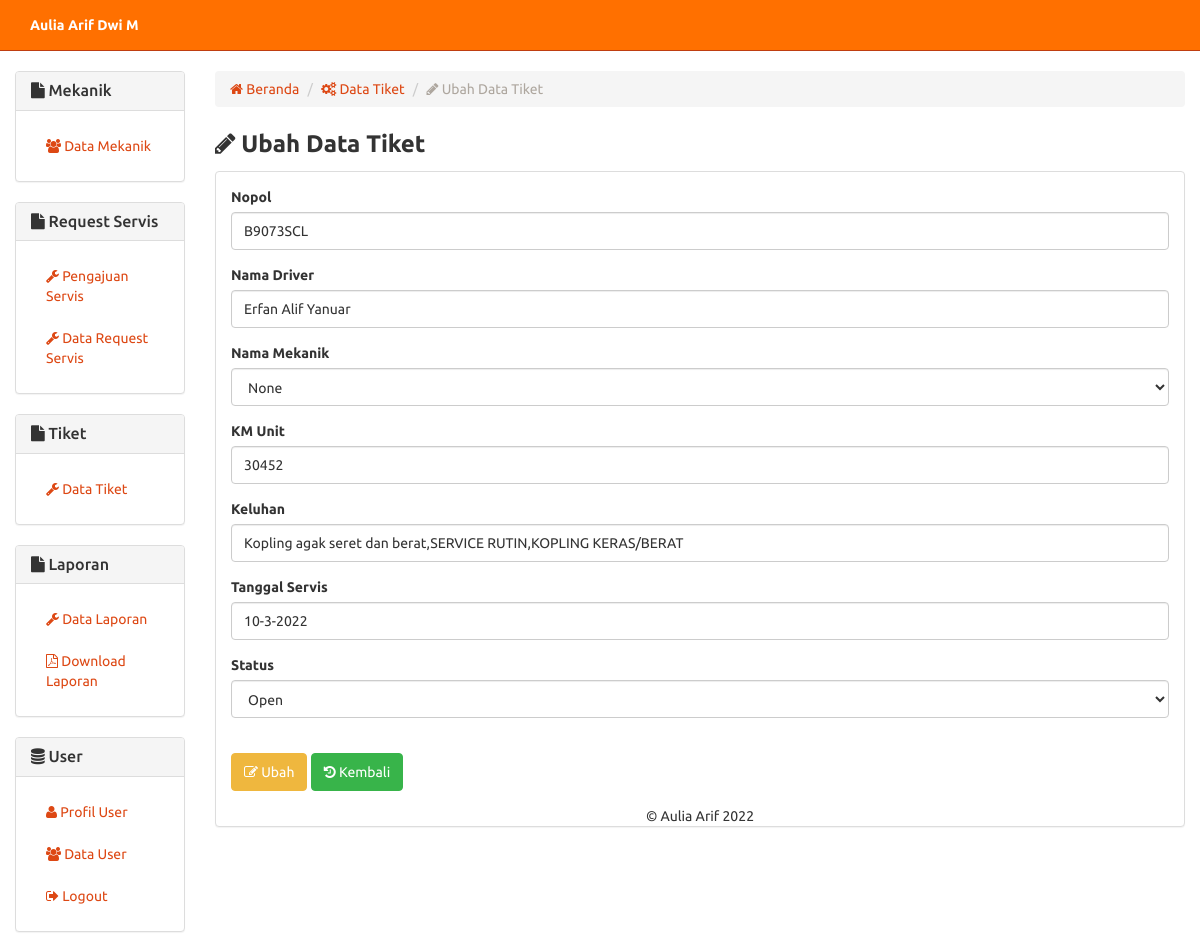
The app's page /tiket-ubah.php?id=2 (signed in) with its own data.
### tables this page shows
CREATE TABLE `tiket` (
  `no_tiket` int(5) NOT NULL,
  `nopol` varchar(10) NOT NULL,
  `tipe_unit` varchar(10) NOT NULL,
  `nama_driver` varchar(30) NOT NULL,
  `nama_mekanik` varchar(30) DEFAULT NULL,
  `km_unit` varchar(6) NOT NULL,
  `keluhan` varchar(200) NOT NULL,
  `tanggal_servis` varchar(15) DEFAULT NULL,
  `status` varchar(10) NOT NULL
);

### includes/tiket.inc.php (called while the page is built, shortened)
<?php
class Tiket{
  private $conn;
  private $table_name = "tiket";
  public $id;
  public function __construct($db){
    $this->conn = $db;
  }
	function readOne(){
		 $query = "SELECT * FROM " . $this->table_name . " WHERE no_tiket=?";
		$stmt = $this->conn->prepare( $query );
		$stmt->bindParam(1, $this->id);
		$stmt->execute();
		$row = $stmt->fetch(PDO::FETCH_ASSOC);
		$this->id = $row['no_tiket'];
		$this->nopol = $row['nopol'];
		$this->nama_driver = $row['nama_driver'];
		$this->nama_mekanik = $row['nama_mekanik'];
		$this->km_unit = $row['km_unit'];
		$this->keluhan = $row['keluhan'];
		$this->tanggal_servis = $row['tanggal_servis'];
	}
}
?>

### tiket-ubah.php (the view, shortened to what this page needs)
<?php
include_once 'header.php';
$id = isset($_GET['id']) ? $_GET['id'] : die('ERROR: missing ID.');
include_once 'includes/tiket.inc.php';
$eks = new Tiket($db);
$eks->id = $id;
$eks->readOne();
?>
		<div class="row">
		  <div class="col-xs-12 col-sm-12 col-md-2">
			<?php
			include_once 'sidebar.php';
			?>
		  </div>
		  <div class="col-xs-12 col-sm-12 col-md-10">
		  <ol class="breadcrumb">
			  <li><a href="index.php"><span class="fa fa-home"></span> Beranda</a></li>
			  <li><a href="tiket.php"><span class="fa fa-gears"></span> Data Tiket</a></li>
			  <li class="active"><span class="fa fa-pencil"></span> Ubah Data Tiket</li>
			</ol>
		  	<p style="margin-bottom:10px;">
		  		<strong style="font-size:18pt;"><span class="fa fa-pencil"></span> Ubah Data Tiket</strong>
		  	</p>
		  	<div class="panel panel-default">
		<div class="panel-body">
				<form method="post">
				  <div class="form-group">
				    <label for="nopol">Nopol</label>
				    <input type="text" class="form-control" id="nopol" name="nopol" value="<?php echo $eks->nopol; ?>">
				  </div>
				  <div class="form-group">
				    <label for="nama_driver">Nama Driver</label>
				    <input type="text" class="form-control" id="nama_driver" name="nama_driver" value="<?php echo $eks->nama_driver; ?>">
				  </div>
				  <div class="form-group">
				    <label for="nama_mekanik">Nama Mekanik</label>
				    <select class="form-control" id="nama_mekanik" name="nama_mekanik" value="<?php echo $eks->nama_mekanik; ?>">
					<?php
					$conn = mysqli_connect("localhost", "root", "", "tiket_spx");
					$result = mysqli_query($conn, "SELECT * FROM mekanik");
					print_r($result);
					?>
					<?php
					while ($row = mysqli_fetch_array($result)) {
					?>
 					<option value="<?= $row["nama_mekanik"]; ?>"><?= $row["nama_mekanik"]; ?></option>
					<?php
					}
					?>
					</select>
				  </div>
				  <div class="form-group">
				    <label for="km_unit">KM Unit</label>
				    <input type="text" class="form-control" id="km_unit" name="km_unit" value="<?php echo $eks->km_unit; ?>">
				  </div>
				  <div class="form-group">
				    <label for="keluhan">Keluhan</label>
				    <input type="text" class="form-control" id="keluhan" name="keluhan" value="<?php echo $eks->keluhan; ?>">
				  </div>
				  <div class="form-group">
				    <label for="tanggal_servis">Tanggal Servis</label>
				    <input type="text" class="form-control" id="tanggal_servis" name="tanggal_servis" value="<?php echo $eks->tanggal_servis; ?>">
				  </div>
				  <div class="form-group">
				    <label for="status">Status</label>
				    <select class="form-control" id="status" name="status" required>
					<option value="Open">Open</option>
					</select>
				</div>
<br>
				  <button type="submit" class="btn btn-warning"><span class="fa fa-edit"></span> Ubah</button>
				  <button type="button" onclick="location.href='tiket.php'" class="btn btn-success"><span class="fa fa-history"></span> Kembali</button>
				</form>
		</div>
		<?php
include_once 'footer.php';
?>

### records on screen
tiket: nopol "B9073SCL", nama_driver "Erfan Alif Yanuar", km_unit "30452", keluhan "Kopling agak seret dan berat,SERVICE RUTIN,KOPLING KERAS/BERAT", tanggal_servis "10-3-2022"

### other values on screen
$_SESSION['nama_user'] "Aulia Arif Dwi M"
form field nama_mekanik "None"
